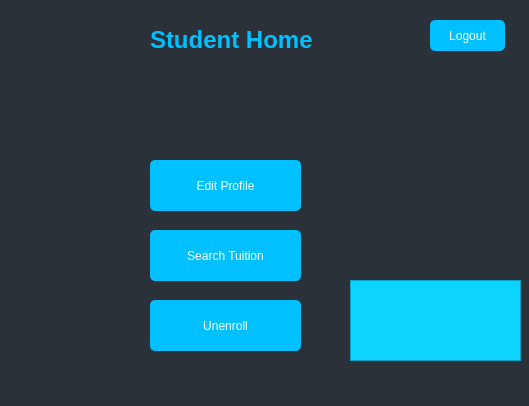
<?xml version="1.0" encoding="UTF-8"?>
<ui version="4.0">
 <class>SHome</class>
 <widget class="QDialog" name="SHome">
  <property name="geometry">
   <rect>
    <x>0</x>
    <y>0</y>
    <width>529</width>
    <height>406</height>
   </rect>
  </property>
  <property name="windowTitle">
   <string>Dialog</string>
  </property>
  <property name="styleSheet">
   <string notr="true">QDialog
{background-color:rgb(43, 49, 56);
}
QPushButton
{
border-style:bold;
border-width:0px;
border-color:green;
background-color:rgb(0, 192, 255);
font: 12pt &quot;Segoe Print&quot;;
font: 75 12pt &quot;Segoe Script&quot;;
color:white;
border-radius:5px;
}
QPushButton:hover
{
background-color:white;
color:rgb(0, 192, 255);
border-color:green;
border-width:10px;
border-style:bold;
}
QPushButtonpressed
{
color:rgb(255, 255, 0);
background-color:rgb(52, 168, 83);
border-width:2px;}
QLabel
{
font: 12pt &quot;Segoe Print&quot;;
font: 75 12pt &quot;Segoe Script&quot;;}</string>
  </property>
  <widget class="QLabel" name="label">
   <property name="geometry">
    <rect>
     <x>150</x>
     <y>20</y>
     <width>251</width>
     <height>41</height>
    </rect>
   </property>
   <property name="styleSheet">
    <string notr="true">color:rgb(0,192,255);
</string>
   </property>
   <property name="text">
    <string>&lt;html&gt;&lt;head/&gt;&lt;body&gt;&lt;p&gt;&lt;span style=&quot; font-size:xx-large; font-weight:600;&quot;&gt;Student Home&lt;/span&gt;&lt;/p&gt;&lt;/body&gt;&lt;/html&gt;</string>
   </property>
  </widget>
  <widget class="QLabel" name="label_2">
   <property name="geometry">
    <rect>
     <x>10</x>
     <y>10</y>
     <width>61</width>
     <height>21</height>
    </rect>
   </property>
   <property name="text">
    <string/>
   </property>
  </widget>
  <widget class="QPushButton" name="pushButton">
   <property name="geometry">
    <rect>
     <x>150</x>
     <y>160</y>
     <width>151</width>
     <height>51</height>
    </rect>
   </property>
   <property name="text">
    <string>Edit Profile</string>
   </property>
  </widget>
  <widget class="QPushButton" name="pushButton_2">
   <property name="geometry">
    <rect>
     <x>150</x>
     <y>230</y>
     <width>151</width>
     <height>51</height>
    </rect>
   </property>
   <property name="text">
    <string>Search Tuition</string>
   </property>
  </widget>
  <widget class="QPushButton" name="pushButton_3">
   <property name="geometry">
    <rect>
     <x>430</x>
     <y>20</y>
     <width>75</width>
     <height>31</height>
    </rect>
   </property>
   <property name="text">
    <string>Logout</string>
   </property>
  </widget>
  <widget class="QPushButton" name="pushButton_4">
   <property name="geometry">
    <rect>
     <x>150</x>
     <y>300</y>
     <width>151</width>
     <height>51</height>
    </rect>
   </property>
   <property name="text">
    <string>Unenroll</string>
   </property>
  </widget>
  <widget class="QLabel" name="label_3">
   <property name="geometry">
    <rect>
     <x>10</x>
     <y>100</y>
     <width>331</width>
     <height>31</height>
    </rect>
   </property>
   <property name="styleSheet">
    <string notr="true">font: 12pt &quot;Segoe Print&quot;;
color:rgb(12, 211, 255);</string>
   </property>
   <property name="text">
    <string/>
   </property>
  </widget>
  <widget class="QTableView" name="tableView">
   <property name="geometry">
    <rect>
     <x>350</x>
     <y>280</y>
     <width>171</width>
     <height>81</height>
    </rect>
   </property>
   <property name="styleSheet">
    <string notr="true">background-color:rgb(12, 211, 255);
font: 12pt &quot;Segoe Print&quot;;
font: 75 12pt &quot;Segoe Script&quot;;</string>
   </property>
  </widget>
  <widget class="QLabel" name="label_8">
   <property name="geometry">
    <rect>
     <x>100</x>
     <y>30</y>
     <width>47</width>
     <height>31</height>
    </rect>
   </property>
   <property name="styleSheet">
    <string notr="true">border-style:solid;
border-radius:100px;</string>
   </property>
   <property name="text">
    <string/>
   </property>
  </widget>
 </widget>
 <resources/>
 <connections/>
</ui>
